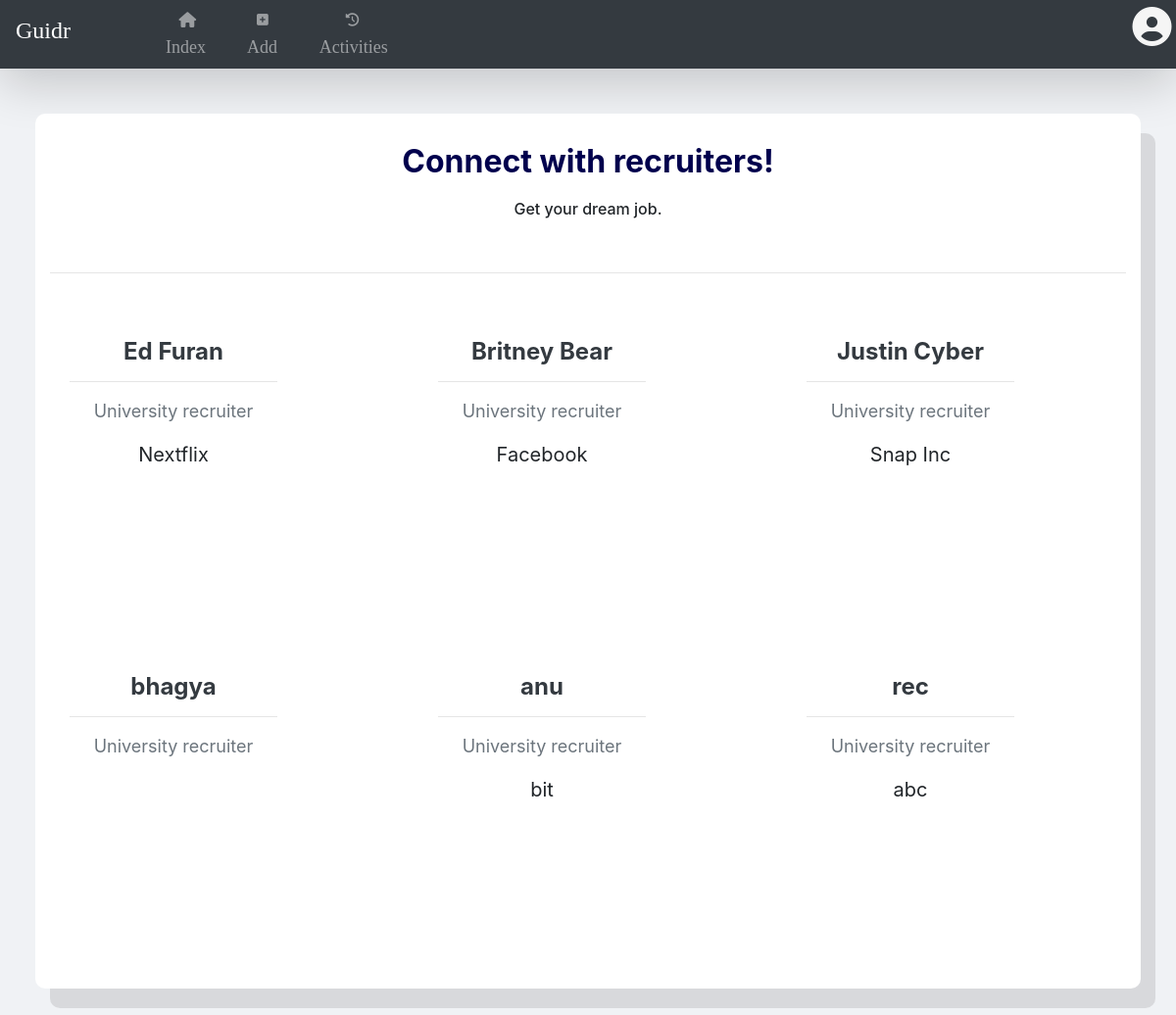
Page /jobs (signed in) on the committed database.
### app.py (models this page shows)
class Recruiter(db.Model):
    id = db.Column(db.Integer, primary_key=True)
    username = db.Column(db.String(200))
    password = db.Column(db.String(50))
    company = db.Column(db.String(200))
    credentials = db.Column(db.String(50))
    roles = db.Column(db.String(50))

### app.py (the view)
@app.route('/jobs', methods=['POST', 'GET'])
def jobs():
    userid = session['user']
    user = User.query.filter_by(id=userid).one()
    recruiter = Recruiter.query.all()
    print(recruiter)
    if request.method == 'POST':
        print('post')
        return redirect(url_for('index'))
    return render_template('jobs.html', user=user, recruiter=recruiter)

### templates/jobs.html
{% extends "layout.html"%}
{% block content%}
<section id="team" class="pb-5" style="transform:translateY(-5%)">
    <div class="container">
        <br>
        <h2 class="text-center section-title"><strong>Connect with recruiters! </strong></h2>
        <h6 class="text-center">Get your dream job. </h6>
        <br>
        <hr>
        <br>
        {% if user.score>-10 %}
        <div class="row">
            {% for r in recruiter%}
            <div class="col-md-3">
                <div class="image-flip">
                    <div class="mainflip flip-0">
                        <div class="frontside">
                            <div class="card">
                                <div class="card-body text-center">
                                    <h4 class="card-title" style="color:#343A40 !important"><strong>{{r.username}}</b> </strong></h4>
                                    <hr>
                                    <p class="card-text text-muted" style="font-size:18px">University recruiter</p>
                                    <p class="card-text">{{r.company}}</p>
                                </div>
                            </div>
                        </div>
                        <div class="backside">
                            <div class="card">
                                <div class="card-body text-center mt-4">
                                    <h4 class="card-title" style="color:#343A40 !important">Job Openings</h4>
                                    <br>
                                    <p class="card-text" style="font-size:18px">SDE I, Summer 2021 Intern,PM,HR Intern</p><br>
                                    <button type="button" class="btn btn-dark">
                                        <a href="{{ url_for('submitinterview', rid=r.id, uid=user.id, recruitername=r.username) }}"
                                           style="font-size:15px; color:white;">Connect</a>
                                    </button>
                                </div>
                            </div>
                        </div>
                    </div>
                </div>
            </div>
            <div class="col-md-1"></div>
            {% endfor %}
        </div>
        {% else %}
        <h3>No jobs avaiable now. Keep working on yor skills</h3>
        {% endif %}
    </div>
</section>
{% endblock%}

### static/layout.css (style rules this page uses)
body { color: #1864ab; background:#F0F2F5 !important; font-size:20px; }
button { background-color:rgb(40,62,74); color:white; border-radius: 18px; }
body { font-family: calibri; width: 100%; }
.container { background: #fff; border-radius: 10px; box-shadow: 15px 20px 0px rgba(0, 0, 0, 0.1); }
section { padding: 60px 0; }
section .section-title { text-align: center; color: #00004d; margin-bottom: 20px; }
#team .card { border: none; background: #ffffff; }
.mainflip { -webkit-transition: 1s; -webkit-transform-style: preserve-3d; -ms-transition: 1s; -moz-transition: 1s; -moz-transform: perspective(1000px); -moz-transform-style: preserve-3d; -ms-transform-style: preserve-3d; transition: 1s; transform-style: preserve-3d; position: relative; }
.frontside { position: relative; -webkit-transform: rotateY(0deg); -ms-transform: rotateY(0deg); z-index: 2; margin-bottom: 30px; }
.backside { position: absolute; top: 0; left: 0; background: white; -webkit-transform: rotateY(-180deg); -moz-transform: rotateY(-180deg); -o-transform: rotateY(-180deg); -ms-transform: rotateY(-180deg); transform: rotateY(-180deg); -webkit-box-shadow: 5px 7px 9px -4px rgb(158, 158, 158); -moz-box-shadow: 5px 7px 9px -4px rgb(158, 158, 158); box-shadow: 5px 7px 9px -4px rgb(158, 158, 158); }
.frontside, .backside { -webkit-backface-visibility: hidden; -moz-backface-visibility: hidden; -ms-backface-visibility: hidden; backface-visibility: hidden; -webkit-transition: 1s; -webkit-transform-style: preserve-3d; -moz-transition: 1s; -moz-transform-style: preserve-3d; -o-transition: 1s; -o-transform-style: preserve-3d; -ms-transition: 1s; -ms-transform-style: preserve-3d; transition: 1s; transform-style: preserve-3d; }
.frontside .card, .backside .card { min-height: 312px; }
.frontside .card .card-title, .backside .card .card-title { color: #4167b3 !important; }

### rows in the picture
Recruiter: username "Ed Furan", company "Nextflix"
Recruiter: username "Britney Bear", company "Facebook"
Recruiter: username "Justin Cyber", company "Snap Inc"
Recruiter: username "bhagya"
Recruiter: username "anu", company "bit"
Recruiter: username "rec", company "abc"
